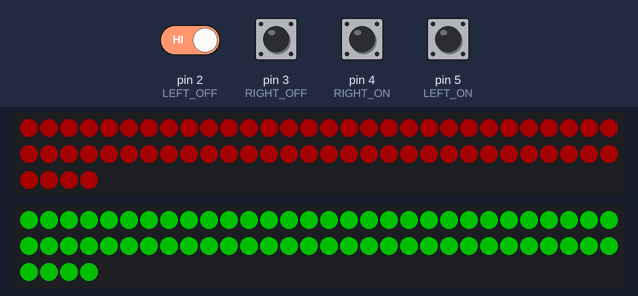
Simulated run of this sketch. Board: Arduino Uno, built with avr-gcc and run on an emulated ATmega328P. Parts: 2 × 64 RGB LEDs in strip order, left to right, continuing on the next row. The test bench sets the inputs (shaded band); at power-on: pin 2 (LEFT_OFF), pin 3 (RIGHT_OFF), pin 4 (RIGHT_ON), pin 5 (LEFT_ON) HIGH. Dim RGB values are drawn brighter than linear; colours are those a GRB WS2812 strip shows for the declared byte order.

Above: at 1.2 s.
1.3 s: pin 4 (RIGHT_ON) pulled LOW for 0.15 s
At 1.38 s:
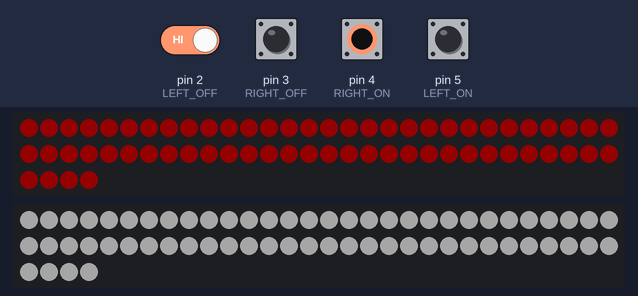
2.9 s: pin 5 (LEFT_ON) pulled LOW for 0.15 s
At 2.98 s:
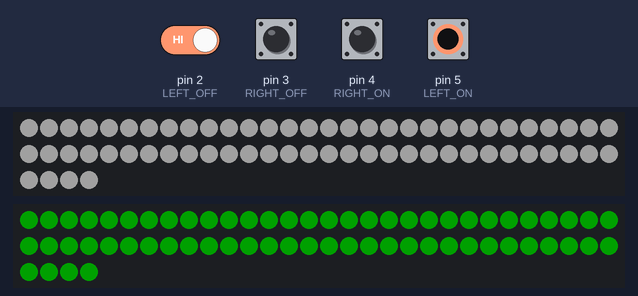
4.5 s: pin 5 (LEFT_ON) pulled LOW for 3.2 s
9.2 s: pin 2 (LEFT_OFF) driven LOW and pin 5 (LEFT_ON) driven LOW
At 10.4 s:
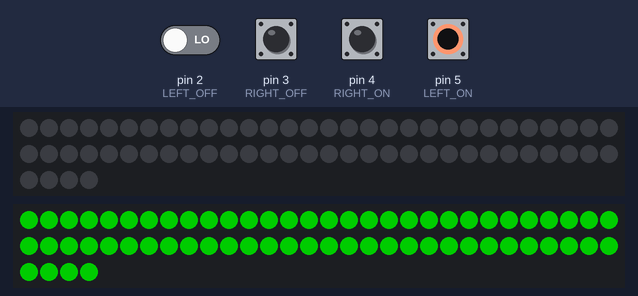
10.7 s: pin 4 (RIGHT_ON) pulled LOW for 1 s
At 11.5 s:
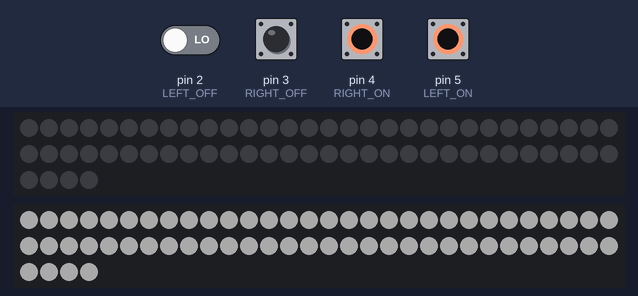
13.2 s: pin 2 (LEFT_OFF) driven HIGH
At 13.5 s:
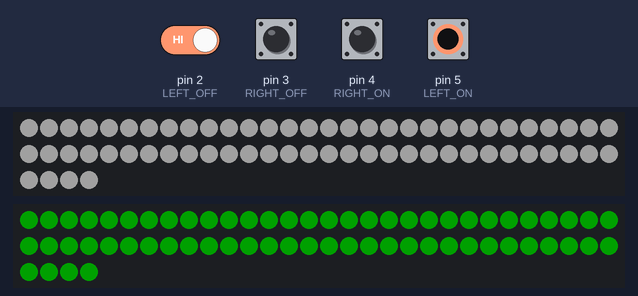
Timing chart, 0 to 15.7 s (numbered marks = the images above; inputs shaded):
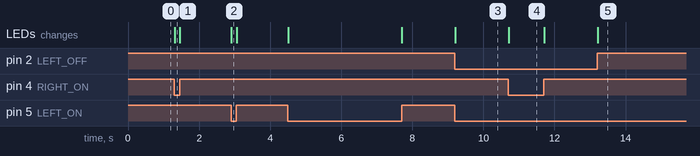

Measured:
- after the input at 1.3 s, the LEDs: change at once (image 1)
- after the input at 2.9 s, the LEDs: change at once (image 2)
- after the input at 9.2 s, the LEDs: change at once (image 3)
- after the input at 10.7 s, the LEDs: change at once (image 4)
- after the input at 13.2 s, the LEDs: change at once (image 5)

The sketch:

VSM_LEDs.ino
```cpp
/*
 * VSM (Virtual Scoring Machine) repeater light LED controller for Arduino
 * VSM automatically detects and utilizes the DLP-IOR4 for turning off and on repeater lights
 *
 * Requires:
 *   LED strip
 *   DLP-IOR4 - 4 channel USB relay.
 *
 * Instructions:
 * - Change NUM_LEDS to the number of LEDs you have.
 * - In the FastLED.addLeds command, change your LED driver if it is not WS2812. Most LED strips are WS2812 so that is default.
 *
 * On the DLP-IOR4:
 * The common terminal is the middle channel on each relay (number label), 5v power needs to go here on all 4 relays (Arduino 5v is fine).
 * The left (letter A label) terminal is the "normally open" (NO) circuit.
 * The right (letter B label) terminal is the "normally closed" (NC) circuit.
 *
 * B terminal for relay 1 to pin 2 on Arduino.
 *   Attach a pull down resistor (a resistor from GND into the circuit with terminal B to the Arduino.)
 * B terminal for relay 2 to pin 3 on Arduino.
 *   Attach pull down resistor.
 * B terminal for relay 3 to pin 4 on Arduino.
 *   Attach pull down resistor.
 * B terminal for relay 4 to pin 5 on Arduino.
 *   Attach pull down resistor.
 *
 * Vehemont 5.28.21
 *
 */

#include <FastLED.h>

const int DATA_LEFT = 7; // LED DIN / Data in pin for FOTL
const int DATA_RIGHT = 6; // LED DIN / Data in pin for FOTR


const int LEFT_ON = 5; // 4; // Relay 1 is FOTL on target 2
const int RIGHT_ON = 4; // 5; // Relay 2 is FOTR on target 3
const int RIGHT_OFF = 3; // 2; // Relay 3 is FOTR off target 4
const int LEFT_OFF = 2;// 3;  // Relay 4 is FOTL off target 5

const int NUM_LEDS = 64; // Number of LEDs in your LED strip/matrix

const int BRIGHTNESS = 50;


CRGB left[NUM_LEDS]; // FOTL LED array
CRGB right[NUM_LEDS]; // FOTR LED array

void setup() {
  // Initialize the pins with built in pull up
  // Initialize FastLED arrays named left (FOTL) and right (FOTR)
  pinMode(LEFT_ON, INPUT_PULLUP);
  pinMode(LEFT_OFF, INPUT_PULLUP);
  pinMode(RIGHT_ON, INPUT_PULLUP);
  pinMode(RIGHT_OFF, INPUT_PULLUP);
  FastLED.addLeds<WS2812, DATA_LEFT>(left, NUM_LEDS);
  FastLED.addLeds<WS2812, DATA_RIGHT>(right, NUM_LEDS);
  //FastLED.setBrightness(BRIGHTNESS);
  FastLED.setMaxPowerInVoltsAndMilliamps(5, 500);
}

void loop() {

  // FOTL on target and off target lights
  if (digitalRead(LEFT_ON) == HIGH){
    // If LEFT_ON target pin is on, make the left LEDs red
    fill_solid(left, NUM_LEDS, CRGB::Green);
  }
  else if (digitalRead(LEFT_OFF) == HIGH){
    // If LEFT_OFF target pin is on, make the left LEDs white
    fill_solid(left, NUM_LEDS, CRGB::White);
  }
  else if (left)  {
    // If neither of the above are true and the FOTL LEDs are on then turn them off
    fill_solid(left, NUM_LEDS, CRGB::Black);
  }


  // FOTR on target and off target lights
  if (digitalRead(RIGHT_ON) == HIGH){
    // If RIGHT_ON target pin is on, make the left LEDs green
    fill_solid(right, NUM_LEDS, CRGB::Red);
  }
  else if (digitalRead(RIGHT_OFF) == HIGH){
    // If RIGHT_OFF target pin is on, make the left LEDs white
    fill_solid(right, NUM_LEDS, CRGB::White);
  }
  else if (right)  {
    // If neither of the above are true and the FOTR LEDs are on then turn them off
    fill_solid(right, NUM_LEDS, CRGB::Black);
  }

  FastLED.show(); // Send the changes to the LEDs

}
```
